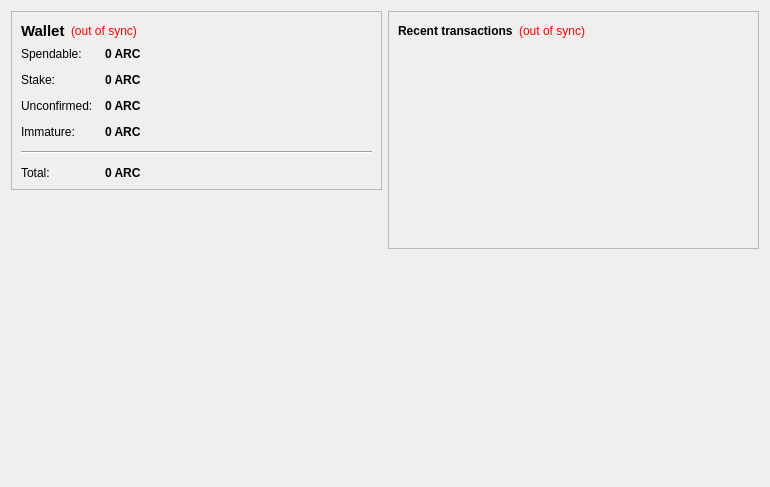
<?xml version="1.0" encoding="UTF-8"?>
<ui version="4.0">
 <class>OverviewPage</class>
 <widget class="QWidget" name="OverviewPage">
  <property name="geometry">
   <rect>
    <x>0</x>
    <y>0</y>
    <width>770</width>
    <height>487</height>
   </rect>
  </property>
  <property name="windowTitle">
   <string>Form</string>
  </property>
  <layout class="QHBoxLayout" name="horizontalLayout" stretch="1,1">
   <item>
    <layout class="QVBoxLayout" name="verticalLayout_2">
     <item>
      <widget class="QFrame" name="frame">
       <property name="frameShape">
        <enum>QFrame::StyledPanel</enum>
       </property>
       <property name="frameShadow">
        <enum>QFrame::Raised</enum>
       </property>
       <layout class="QVBoxLayout" name="verticalLayout_4">
        <item>
         <layout class="QHBoxLayout" name="horizontalLayout_4">
          <item>
           <widget class="QLabel" name="label_5">
            <property name="font">
             <font>
              <pointsize>11</pointsize>
              <weight>75</weight>
              <bold>true</bold>
             </font>
            </property>
            <property name="text">
             <string>Wallet</string>
            </property>
           </widget>
          </item>
          <item>
           <widget class="QLabel" name="labelWalletStatus">
            <property name="toolTip">
             <string>The displayed information may be out of date. Your wallet automatically synchronizes with the Arrowcoin network after a connection is established, but this process has not completed yet.</string>
            </property>
            <property name="styleSheet">
             <string notr="true">QLabel { color: red; }</string>
            </property>
            <property name="text">
             <string notr="true">(out of sync)</string>
            </property>
            <property name="alignment">
             <set>Qt::AlignLeading|Qt::AlignLeft|Qt::AlignVCenter</set>
            </property>
           </widget>
          </item>
          <item>
           <spacer name="horizontalSpacer_2">
            <property name="orientation">
             <enum>Qt::Horizontal</enum>
            </property>
            <property name="sizeHint" stdset="0">
             <size>
              <width>40</width>
              <height>20</height>
             </size>
            </property>
           </spacer>
          </item>
         </layout>
        </item>
        <item>
         <layout class="QFormLayout" name="formLayout_2">
          <property name="fieldGrowthPolicy">
           <enum>QFormLayout::AllNonFixedFieldsGrow</enum>
          </property>
          <property name="horizontalSpacing">
           <number>12</number>
          </property>
          <property name="verticalSpacing">
           <number>12</number>
          </property>
          <item row="0" column="0">
           <widget class="QLabel" name="label">
            <property name="text">
             <string>Spendable:</string>
            </property>
           </widget>
          </item>
          <item row="0" column="1">
           <widget class="QLabel" name="labelBalance">
            <property name="font">
             <font>
              <weight>75</weight>
              <bold>true</bold>
             </font>
            </property>
            <property name="cursor">
             <cursorShape>IBeamCursor</cursorShape>
            </property>
            <property name="toolTip">
             <string>Your current spendable balance</string>
            </property>
            <property name="text">
             <string notr="true">0 ARC</string>
            </property>
            <property name="textInteractionFlags">
             <set>Qt::LinksAccessibleByMouse|Qt::TextSelectableByKeyboard|Qt::TextSelectableByMouse</set>
            </property>
           </widget>
          </item>
          <item row="1" column="0">
           <widget class="QLabel" name="label_6">
            <property name="text">
             <string>Stake:</string>
            </property>
           </widget>
          </item>
          <item row="1" column="1">
           <widget class="QLabel" name="labelStake">
            <property name="font">
             <font>
              <weight>75</weight>
              <bold>true</bold>
             </font>
            </property>
            <property name="cursor">
             <cursorShape>IBeamCursor</cursorShape>
            </property>
            <property name="toolTip">
             <string>Total of coins that was staked, and do not yet count toward the current balance</string>
            </property>
            <property name="text">
             <string notr="true">0 ARC</string>
            </property>
            <property name="textInteractionFlags">
             <set>Qt::LinksAccessibleByMouse|Qt::TextSelectableByKeyboard|Qt::TextSelectableByMouse</set>
            </property>
           </widget>
          </item>
          <item row="2" column="0">
           <widget class="QLabel" name="label_3">
            <property name="text">
             <string>Unconfirmed:</string>
            </property>
           </widget>
          </item>
          <item row="2" column="1">
           <widget class="QLabel" name="labelUnconfirmed">
            <property name="font">
             <font>
              <weight>75</weight>
              <bold>true</bold>
             </font>
            </property>
            <property name="cursor">
             <cursorShape>IBeamCursor</cursorShape>
            </property>
            <property name="toolTip">
             <string>Total of transactions that have yet to be confirmed, and do not yet count toward the current balance</string>
            </property>
            <property name="text">
             <string notr="true">0 ARC</string>
            </property>
            <property name="textInteractionFlags">
             <set>Qt::LinksAccessibleByMouse|Qt::TextSelectableByKeyboard|Qt::TextSelectableByMouse</set>
            </property>
           </widget>
          </item>
          <item row="3" column="0">
           <widget class="QLabel" name="labelImmatureText">
            <property name="text">
             <string>Immature:</string>
            </property>
           </widget>
          </item>
          <item row="3" column="1">
           <widget class="QLabel" name="labelImmature">
            <property name="font">
             <font>
              <weight>75</weight>
              <bold>true</bold>
             </font>
            </property>
            <property name="toolTip">
             <string>Mined balance that has not yet matured</string>
            </property>
            <property name="text">
             <string notr="true">0 ARC</string>
            </property>
            <property name="textInteractionFlags">
             <set>Qt::LinksAccessibleByMouse|Qt::TextSelectableByKeyboard|Qt::TextSelectableByMouse</set>
            </property>
           </widget>
          </item>
          <item row="4" column="0" colspan="2">
           <widget class="Line" name="line">
            <property name="orientation">
             <enum>Qt::Horizontal</enum>
            </property>
           </widget>
          </item>
          <item row="5" column="0">
           <widget class="QLabel" name="labelTotalText">
            <property name="text">
             <string>Total:</string>
            </property>
           </widget>
          </item>
          <item row="5" column="1">
           <widget class="QLabel" name="labelTotal">
            <property name="font">
             <font>
              <weight>75</weight>
              <bold>true</bold>
             </font>
            </property>
            <property name="cursor">
             <cursorShape>IBeamCursor</cursorShape>
            </property>
            <property name="toolTip">
             <string>Your current total balance</string>
            </property>
            <property name="text">
             <string notr="true">0 ARC</string>
            </property>
            <property name="textInteractionFlags">
             <set>Qt::LinksAccessibleByMouse|Qt::TextSelectableByKeyboard|Qt::TextSelectableByMouse</set>
            </property>
           </widget>
          </item>
         </layout>
        </item>
       </layout>
      </widget>
     </item>
     <item>
      <spacer name="verticalSpacer">
       <property name="orientation">
        <enum>Qt::Vertical</enum>
       </property>
       <property name="sizeHint" stdset="0">
        <size>
         <width>20</width>
         <height>40</height>
        </size>
       </property>
      </spacer>
     </item>
     <item>
      <widget class="QLabel" name="label_2">
       <property name="autoFillBackground">
        <bool>true</bool>
       </property>
       <property name="text">
        <string/>
       </property>
       <property name="scaledContents">
        <bool>false</bool>
       </property>
       <property name="margin">
        <number>0</number>
       </property>
      </widget>
     </item>
    </layout>
   </item>
   <item>
    <layout class="QVBoxLayout" name="verticalLayout_3">
     <item>
      <widget class="QFrame" name="frame_2">
       <property name="frameShape">
        <enum>QFrame::StyledPanel</enum>
       </property>
       <property name="frameShadow">
        <enum>QFrame::Raised</enum>
       </property>
       <layout class="QVBoxLayout" name="verticalLayout">
        <item>
         <layout class="QHBoxLayout" name="horizontalLayout_2">
          <item>
           <widget class="QLabel" name="label_4">
            <property name="text">
             <string>&lt;b&gt;Recent transactions&lt;/b&gt;</string>
            </property>
           </widget>
          </item>
          <item>
           <widget class="QLabel" name="labelTransactionsStatus">
            <property name="toolTip">
             <string>The displayed information may be out of date. Your wallet automatically synchronizes with the Arrowcoin network after a connection is established, but this process has not completed yet.</string>
            </property>
            <property name="styleSheet">
             <string notr="true">QLabel { color: red; }</string>
            </property>
            <property name="text">
             <string notr="true">(out of sync)</string>
            </property>
            <property name="alignment">
             <set>Qt::AlignRight|Qt::AlignTrailing|Qt::AlignVCenter</set>
            </property>
           </widget>
          </item>
          <item>
           <spacer name="horizontalSpacer">
            <property name="orientation">
             <enum>Qt::Horizontal</enum>
            </property>
            <property name="sizeHint" stdset="0">
             <size>
              <width>40</width>
              <height>20</height>
             </size>
            </property>
           </spacer>
          </item>
         </layout>
        </item>
        <item>
         <widget class="QListView" name="listTransactions">
          <property name="styleSheet">
           <string notr="true">QListView { background: transparent; }</string>
          </property>
          <property name="frameShape">
           <enum>QFrame::NoFrame</enum>
          </property>
          <property name="verticalScrollBarPolicy">
           <enum>Qt::ScrollBarAlwaysOff</enum>
          </property>
          <property name="horizontalScrollBarPolicy">
           <enum>Qt::ScrollBarAlwaysOff</enum>
          </property>
          <property name="selectionMode">
           <enum>QAbstractItemView::NoSelection</enum>
          </property>
         </widget>
        </item>
       </layout>
      </widget>
     </item>
     <item>
      <spacer name="verticalSpacer_2">
       <property name="orientation">
        <enum>Qt::Vertical</enum>
       </property>
       <property name="sizeHint" stdset="0">
        <size>
         <width>20</width>
         <height>40</height>
        </size>
       </property>
      </spacer>
     </item>
    </layout>
   </item>
  </layout>
 </widget>
 <resources/>
 <connections/>
</ui>
